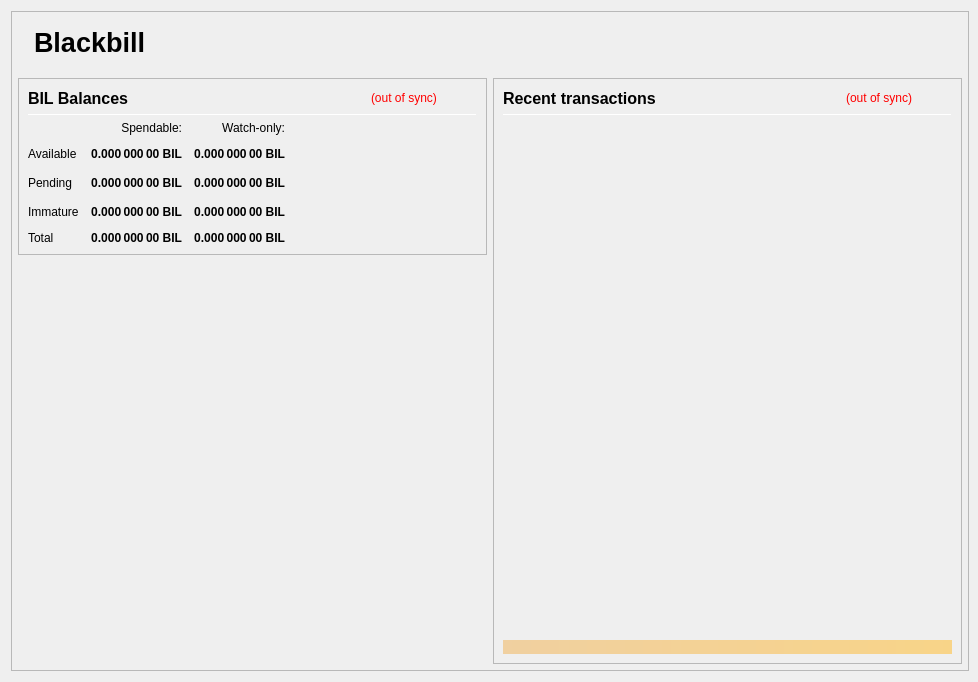
<?xml version="1.0" encoding="UTF-8"?>
<ui version="4.0">
 <class>OverviewPage</class>
 <widget class="QWidget" name="OverviewPage">
  <property name="geometry">
   <rect>
    <x>0</x>
    <y>0</y>
    <width>978</width>
    <height>682</height>
   </rect>
  </property>
  <property name="minimumSize">
   <size>
    <width>960</width>
    <height>682</height>
   </size>
  </property>
  <property name="font">
   <font>
    <weight>50</weight>
    <bold>false</bold>
   </font>
  </property>
  <property name="windowTitle">
   <string>Form</string>
  </property>
  <layout class="QVBoxLayout" name="topLayout" stretch="0">
   <property name="rightMargin">
    <number>9</number>
   </property>
   <item>
    <widget class="QFrame" name="frame_BG">
     <property name="minimumSize">
      <size>
       <width>850</width>
       <height>610</height>
      </size>
     </property>
     <property name="maximumSize">
      <size>
       <width>16777215</width>
       <height>16777215</height>
      </size>
     </property>
     <property name="frameShape">
      <enum>QFrame::StyledPanel</enum>
     </property>
     <property name="frameShadow">
      <enum>QFrame::Raised</enum>
     </property>
     <layout class="QVBoxLayout" name="verticalLayout_3" stretch="0">
      <property name="leftMargin">
       <number>0</number>
      </property>
      <property name="topMargin">
       <number>0</number>
      </property>
      <property name="rightMargin">
       <number>0</number>
      </property>
      <property name="bottomMargin">
       <number>6</number>
      </property>
      <item>
       <layout class="QVBoxLayout" name="verticalLayout_Master" stretch="0,1">
        <property name="leftMargin">
         <number>0</number>
        </property>
        <property name="topMargin">
         <number>0</number>
        </property>
        <property name="rightMargin">
         <number>0</number>
        </property>
        <property name="bottomMargin">
         <number>0</number>
        </property>
        <item>
         <widget class="QFrame" name="frame_Header">
          <layout class="QVBoxLayout" name="verticalLayout_Header" stretch="0">
           <property name="leftMargin">
            <number>0</number>
           </property>
           <property name="topMargin">
            <number>0</number>
           </property>
           <property name="rightMargin">
            <number>0</number>
           </property>
           <property name="bottomMargin">
            <number>0</number>
           </property>
           <item>
            <layout class="QHBoxLayout" name="horizontalLayout_Header" stretch="1,0">
             <property name="spacing">
              <number>6</number>
             </property>
             <item>
              <spacer name="horizontalSpacer_Header">
               <property name="orientation">
                <enum>Qt::Horizontal</enum>
               </property>
               <property name="sizeHint" stdset="0">
                <size>
                 <width>40</width>
                 <height>20</height>
                </size>
               </property>
              </spacer>
             </item>
			 <item>
           <widget class="QLabel" name="labelOverviewHeaderLeft">
            <property name="minimumSize">
             <size>
              <width>464</width>
              <height>60</height>
             </size>
            </property>
            <property name="maximumSize">
             <size>
              <width>16777215</width>
              <height>60</height>
             </size>
            </property>
            <property name="font">
             <font>
              <pointsize>20</pointsize>
              <weight>75</weight>
              <bold>true</bold>
             </font>
            </property>
            <property name="text">
             <string>Blackbill</string>
            </property>
            <property name="alignment">
             <set>Qt::AlignLeading|Qt::AlignLeft|Qt::AlignVCenter</set>
            </property>
           </widget>
          </item>
             <item>
              <widget class="QLabel" name="labelOverviewHeaderRight">
               <property name="minimumSize">
                <size>
                 <width>464</width>
                 <height>60</height>
                </size>
               </property>
               <property name="maximumSize">
                <size>
                 <width>16777215</width>
                 <height>60</height>
                </size>
               </property>
				<property name="font">
				 <font>
				  <pointsize>20</pointsize>
				  <weight>75</weight>
				  <bold>true</bold>
				 </font>
				</property>
				<property name="text">
				 <string></string>
				</property>
               <property name="alignment">
                <set>Qt::AlignRight|Qt::AlignTrailing|Qt::AlignVCenter</set>
               </property>
              </widget>
             </item>
            </layout>
           </item>
          </layout>
         </widget>
        </item>
        <item>
         <widget class="QFrame" name="frame_Content">
          <layout class="QVBoxLayout" name="verticalLayout_Content">
           <property name="leftMargin">
            <number>6</number>
           </property>
           <property name="topMargin">
            <number>0</number>
           </property>
           <property name="rightMargin">
            <number>6</number>
           </property>
           <property name="bottomMargin">
            <number>0</number>
           </property>
           <item>
            <layout class="QHBoxLayout" name="horizontalLayout_Content" stretch="1,1">
             <property name="spacing">
              <number>6</number>
             </property>
             <item>
              <layout class="QVBoxLayout" name="verticalLayout_left" stretch="0,0">
               <item>
                <widget class="QFrame" name="frameBalances">
                 <property name="frameShape">
                  <enum>QFrame::StyledPanel</enum>
                 </property>
                 <property name="frameShadow">
                  <enum>QFrame::Raised</enum>
                 </property>
                 <layout class="QVBoxLayout" name="verticalLayout_4">
                  <item>
                   <layout class="QHBoxLayout" name="hlBalancesHeader" stretch="2,0,0">
                    <property name="spacing">
                     <number>6</number>
                    </property>
                    <item>
                     <widget class="QLabel" name="labelBalances">
                      <property name="minimumSize">
                       <size>
                        <width>0</width>
                        <height>0</height>
                       </size>
                      </property>
                      <property name="font">
                       <font>
                        <pointsize>12</pointsize>
                        <weight>75</weight>
                        <bold>true</bold>
                       </font>
                      </property>
                      <property name="text">
                       <string>BIL Balances</string>
                      </property>
                     </widget>
                    </item>
                    <item>
                     <widget class="QLabel" name="labelWalletStatus">
                      <property name="cursor">
                       <cursorShape>WhatsThisCursor</cursorShape>
                      </property>
                      <property name="toolTip">
                       <string>The displayed information may be out of date. Your wallet automatically synchronizes with the Blackbill network after a connection is established, but this process has not completed yet.</string>
                      </property>
                      <property name="styleSheet">
                       <string notr="true">QLabel { color: red; }</string>
                      </property>
                      <property name="text">
                       <string notr="true">(out of sync)</string>
                      </property>
                      <property name="alignment">
                       <set>Qt::AlignLeading|Qt::AlignLeft|Qt::AlignVCenter</set>
                      </property>
                     </widget>
                    </item>
                    <item>
                     <spacer name="hsBalancesHeader">
                      <property name="orientation">
                       <enum>Qt::Horizontal</enum>
                      </property>
                      <property name="sizeHint" stdset="0">
                       <size>
                        <width>40</width>
                        <height>20</height>
                       </size>
                      </property>
                     </spacer>
                    </item>
                   </layout>
                  </item>
                  <item>
                   <widget class="Line" name="lineBalances">
                    <property name="minimumSize">
                     <size>
                      <width>0</width>
                      <height>1</height>
                     </size>
                    </property>
                    <property name="maximumSize">
                     <size>
                      <width>16777215</width>
                      <height>1</height>
                     </size>
                    </property>
                    <property name="orientation">
                     <enum>Qt::Horizontal</enum>
                    </property>
                   </widget>
                  </item>
                  <item>
                   <layout class="QGridLayout" name="gridLayout">
                    <property name="spacing">
                     <number>12</number>
                    </property>
                    <item row="2" column="2">
                     <widget class="QLabel" name="labelWatchPending">
                      <property name="font">
                       <font>
                        <weight>75</weight>
                        <bold>true</bold>
                       </font>
                      </property>
                      <property name="cursor">
                       <cursorShape>ArrowCursor</cursorShape>
                      </property>
                      <property name="toolTip">
                       <string>Unconfirmed transactions to watch-only addresses</string>
                      </property>
                      <property name="text">
                       <string notr="true">0.000 000 00 BIL</string>
                      </property>
                      <property name="alignment">
                       <set>Qt::AlignRight|Qt::AlignTrailing|Qt::AlignVCenter</set>
                      </property>
                      <property name="textInteractionFlags">
                       <set>Qt::NoTextInteraction</set>
                      </property>
                     </widget>
                    </item>
                    <item row="2" column="1">
                     <widget class="QLabel" name="labelUnconfirmed">
                      <property name="font">
                       <font>
                        <weight>75</weight>
                        <bold>true</bold>
                       </font>
                      </property>
                      <property name="cursor">
                       <cursorShape>ArrowCursor</cursorShape>
                      </property>
                      <property name="toolTip">
                       <string>Total of transactions that have yet to be confirmed, and do not yet count toward the spendable balance</string>
                      </property>
                      <property name="text">
                       <string notr="true">0.000 000 00 BIL</string>
                      </property>
                      <property name="alignment">
                       <set>Qt::AlignRight|Qt::AlignTrailing|Qt::AlignVCenter</set>
                      </property>
                      <property name="textInteractionFlags">
                       <set>Qt::NoTextInteraction</set>
                      </property>
                     </widget>
                    </item>
                    <item row="3" column="2">
                     <widget class="QLabel" name="labelWatchImmature">
                      <property name="font">
                       <font>
                        <weight>75</weight>
                        <bold>true</bold>
                       </font>
                      </property>
                      <property name="cursor">
                       <cursorShape>ArrowCursor</cursorShape>
                      </property>
                      <property name="toolTip">
                       <string>Staked or masternode rewards in watch-only addresses that has not yet matured</string>
                      </property>
                      <property name="text">
                       <string notr="true">0.000 000 00 BIL</string>
                      </property>
                      <property name="alignment">
                       <set>Qt::AlignRight|Qt::AlignTrailing|Qt::AlignVCenter</set>
                      </property>
                      <property name="textInteractionFlags">
                       <set>Qt::NoTextInteraction</set>
                      </property>
                     </widget>
                    </item>
                    <item row="4" column="0">
                     <widget class="QLabel" name="labelTotalText">
                      <property name="text">
                       <string>Total</string>
                      </property>
                      <property name="textInteractionFlags">
                       <set>Qt::NoTextInteraction</set>
                      </property>
                     </widget>
                    </item>
                    <item row="3" column="1">
                     <widget class="QLabel" name="labelImmature">
                      <property name="font">
                       <font>
                        <weight>75</weight>
                        <bold>true</bold>
                       </font>
                      </property>
                      <property name="cursor">
                       <cursorShape>ArrowCursor</cursorShape>
                      </property>
                      <property name="toolTip">
                       <string>Staked or masternode rewards that has not yet matured</string>
                      </property>
                      <property name="text">
                       <string notr="true">0.000 000 00 BIL</string>
                      </property>
                      <property name="alignment">
                       <set>Qt::AlignRight|Qt::AlignTrailing|Qt::AlignVCenter</set>
                      </property>
                      <property name="textInteractionFlags">
                       <set>Qt::NoTextInteraction</set>
                      </property>
                     </widget>
                    </item>
                    <item row="2" column="3">
                     <spacer name="hsBalances">
                      <property name="orientation">
                       <enum>Qt::Horizontal</enum>
                      </property>
                      <property name="sizeHint" stdset="0">
                       <size>
                        <width>40</width>
                        <height>20</height>
                       </size>
                      </property>
                     </spacer>
                    </item>
                    <item row="3" column="0">
                     <widget class="QLabel" name="labelImmatureText">
                      <property name="text">
                       <string>Immature</string>
                      </property>
                      <property name="textInteractionFlags">
                       <set>Qt::NoTextInteraction</set>
                      </property>
                     </widget>
                    </item>
                    <item row="4" column="1">
                     <widget class="QLabel" name="labelTotal">
                      <property name="font">
                       <font>
                        <weight>75</weight>
                        <bold>true</bold>
                       </font>
                      </property>
                      <property name="cursor">
                       <cursorShape>ArrowCursor</cursorShape>
                      </property>
                      <property name="toolTip">
                       <string>Your current total balance</string>
                      </property>
                      <property name="text">
                       <string notr="true">0.000 000 00 BIL</string>
                      </property>
                      <property name="alignment">
                       <set>Qt::AlignRight|Qt::AlignTrailing|Qt::AlignVCenter</set>
                      </property>
                      <property name="textInteractionFlags">
                       <set>Qt::NoTextInteraction</set>
                      </property>
                     </widget>
                    </item>
                    <item row="4" column="2">
                     <widget class="QLabel" name="labelWatchTotal">
                      <property name="font">
                       <font>
                        <weight>75</weight>
                        <bold>true</bold>
                       </font>
                      </property>
                      <property name="cursor">
                       <cursorShape>ArrowCursor</cursorShape>
                      </property>
                      <property name="toolTip">
                       <string>Current total balance in watch-only addresses</string>
                      </property>
                      <property name="text">
                       <string notr="true">0.000 000 00 BIL</string>
                      </property>
                      <property name="alignment">
                       <set>Qt::AlignRight|Qt::AlignTrailing|Qt::AlignVCenter</set>
                      </property>
                      <property name="textInteractionFlags">
                       <set>Qt::NoTextInteraction</set>
                      </property>
                     </widget>
                    </item>
                    <item row="0" column="2">
                     <widget class="QLabel" name="labelWatchonly">
                      <property name="text">
                       <string>Watch-only:</string>
                      </property>
                      <property name="alignment">
                       <set>Qt::AlignRight|Qt::AlignTrailing|Qt::AlignVCenter</set>
                      </property>
                     </widget>
                    </item>
                    <item row="1" column="0">
                     <widget class="QLabel" name="labelBalanceText">
                      <property name="text">
                       <string>Available</string>
                      </property>
                      <property name="textInteractionFlags">
                       <set>Qt::NoTextInteraction</set>
                      </property>
                     </widget>
                    </item>
                    <item row="1" column="1">
                     <widget class="QLabel" name="labelBalance">
                      <property name="font">
                       <font>
                        <weight>75</weight>
                        <bold>true</bold>
                       </font>
                      </property>
                      <property name="cursor">
                       <cursorShape>ArrowCursor</cursorShape>
                      </property>
                      <property name="toolTip">
                       <string>Your current spendable balance</string>
                      </property>
                      <property name="text">
                       <string notr="true">0.000 000 00 BIL</string>
                      </property>
                      <property name="alignment">
                       <set>Qt::AlignRight|Qt::AlignTrailing|Qt::AlignVCenter</set>
                      </property>
                      <property name="textInteractionFlags">
                       <set>Qt::NoTextInteraction</set>
                      </property>
                     </widget>
                    </item>
                    <item row="1" column="2">
                     <widget class="QLabel" name="labelWatchAvailable">
                      <property name="font">
                       <font>
                        <weight>75</weight>
                        <bold>true</bold>
                       </font>
                      </property>
                      <property name="cursor">
                       <cursorShape>ArrowCursor</cursorShape>
                      </property>
                      <property name="toolTip">
                       <string>Your current balance in watch-only addresses</string>
                      </property>
                      <property name="text">
                       <string notr="true">0.000 000 00 BIL</string>
                      </property>
                      <property name="alignment">
                       <set>Qt::AlignRight|Qt::AlignTrailing|Qt::AlignVCenter</set>
                      </property>
                      <property name="textInteractionFlags">
                       <set>Qt::NoTextInteraction</set>
                      </property>
                     </widget>
                    </item>
                    <item row="2" column="0">
                     <widget class="QLabel" name="labelPendingText">
                      <property name="text">
                       <string>Pending</string>
                      </property>
                      <property name="textInteractionFlags">
                       <set>Qt::NoTextInteraction</set>
                      </property>
                     </widget>
                    </item>
                    <item row="0" column="1">
                     <widget class="QLabel" name="labelSpendable">
                      <property name="text">
                       <string>Spendable:</string>
                      </property>
                      <property name="alignment">
                       <set>Qt::AlignRight|Qt::AlignTrailing|Qt::AlignVCenter</set>
                      </property>
                     </widget>
                    </item>
                   </layout>
                  </item>
                 </layout>
                </widget>
               </item>
               <item>
                <spacer name="verticalSpacer">
                 <property name="orientation">
                  <enum>Qt::Vertical</enum>
                 </property>
                 <property name="sizeHint" stdset="0">
                  <size>
                   <width>20</width>
                   <height>40</height>
                  </size>
                 </property>
                </spacer>
               </item>
              </layout>
             </item>
             <item>
              <layout class="QVBoxLayout" name="verticalLayout_right" stretch="1">
               <item>
                <widget class="QFrame" name="frame_RecentTransactions">
                 <property name="minimumSize">
                  <size>
                   <width>0</width>
                   <height>0</height>
                  </size>
                 </property>
                 <property name="frameShape">
                  <enum>QFrame::StyledPanel</enum>
                 </property>
                 <property name="frameShadow">
                  <enum>QFrame::Raised</enum>
                 </property>
                 <layout class="QVBoxLayout" name="verticalLayout_1" stretch="0,0,0,0,0">
                  <item>
                   <layout class="QHBoxLayout" name="horizontalLayout_2" stretch="2,0,0">
                    <property name="spacing">
                     <number>3</number>
                    </property>
                    <item>
                     <widget class="QLabel" name="label_4">
                      <property name="minimumSize">
                       <size>
                        <width>0</width>
                        <height>20</height>
                       </size>
                      </property>
                      <property name="font">
                       <font>
                        <pointsize>12</pointsize>
                        <weight>75</weight>
                        <bold>true</bold>
                       </font>
                      </property>
                      <property name="text">
                       <string>Recent transactions</string>
                      </property>
                     </widget>
                    </item>
                    <item>
                     <widget class="QLabel" name="labelTransactionsStatus">
                      <property name="cursor">
                       <cursorShape>WhatsThisCursor</cursorShape>
                      </property>
                      <property name="toolTip">
                       <string>The displayed information may be out of date. Your wallet automatically synchronizes with the Blackbill network after a connection is established, but this process has not completed yet.</string>
                      </property>
                      <property name="styleSheet">
                       <string notr="true">QLabel { color: red; }</string>
                      </property>
                      <property name="text">
                       <string notr="true">(out of sync)</string>
                      </property>
                      <property name="alignment">
                       <set>Qt::AlignRight|Qt::AlignTrailing|Qt::AlignVCenter</set>
                      </property>
                     </widget>
                    </item>
                    <item>
                     <spacer name="horizontalSpacer">
                      <property name="orientation">
                       <enum>Qt::Horizontal</enum>
                      </property>
                      <property name="sizeHint" stdset="0">
                       <size>
                        <width>40</width>
                        <height>20</height>
                       </size>
                      </property>
                     </spacer>
                    </item>
                   </layout>
                  </item>
                  <item>
                   <widget class="Line" name="line">
                    <property name="minimumSize">
                     <size>
                      <width>0</width>
                      <height>1</height>
                     </size>
                    </property>
                    <property name="maximumSize">
                     <size>
                      <width>16777215</width>
                      <height>1</height>
                     </size>
                    </property>
                    <property name="orientation">
                     <enum>Qt::Horizontal</enum>
                    </property>
                   </widget>
                  </item>
                  <item>
                   <widget class="QListView" name="listTransactions">
                    <property name="minimumSize">
                     <size>
                      <width>0</width>
                      <height>0</height>
                     </size>
                    </property>
                    <property name="styleSheet">
                     <string notr="true">QListView { background: transparent; }</string>
                    </property>
                    <property name="frameShape">
                     <enum>QFrame::NoFrame</enum>
                    </property>
                    <property name="verticalScrollBarPolicy">
                     <enum>Qt::ScrollBarAlwaysOff</enum>
                    </property>
                    <property name="horizontalScrollBarPolicy">
                     <enum>Qt::ScrollBarAlwaysOff</enum>
                    </property>
                    <property name="selectionMode">
                     <enum>QAbstractItemView::NoSelection</enum>
                    </property>
                   </widget>
                  </item>
                  <item>
                   <spacer name="verticalSpacer_2">
                    <property name="orientation">
                     <enum>Qt::Vertical</enum>
                    </property>
                    <property name="sizeType">
                     <enum>QSizePolicy::Expanding</enum>
                    </property>
                    <property name="sizeHint" stdset="0">
                     <size>
                      <width>20</width>
                      <height>40</height>
                     </size>
                    </property>
                   </spacer>
                  </item>
                  <item>
                   <widget class="QLabel" name="labelAlerts">
                    <property name="maximumSize">
                     <size>
                      <width>16777215</width>
                      <height>16777215</height>
                     </size>
                    </property>
                    <property name="styleSheet">
                     <string notr="true">background-color: qlineargradient(x1: 0, y1: 0, x2: 1, y2: 0, stop:0 #F0D0A0, stop:1 #F8D488); color:#000000;</string>
                    </property>
                    <property name="text">
                     <string/>
                    </property>
                    <property name="wordWrap">
                     <bool>true</bool>
                    </property>
                    <property name="margin">
                     <number>3</number>
                    </property>
                   </widget>
                  </item>
                 </layout>
                </widget>
               </item>
              </layout>
             </item>
            </layout>
           </item>
          </layout>
         </widget>
        </item>
       </layout>
      </item>
     </layout>
    </widget>
   </item>
  </layout>
 </widget>
 <resources/>
 <connections/>
</ui>
